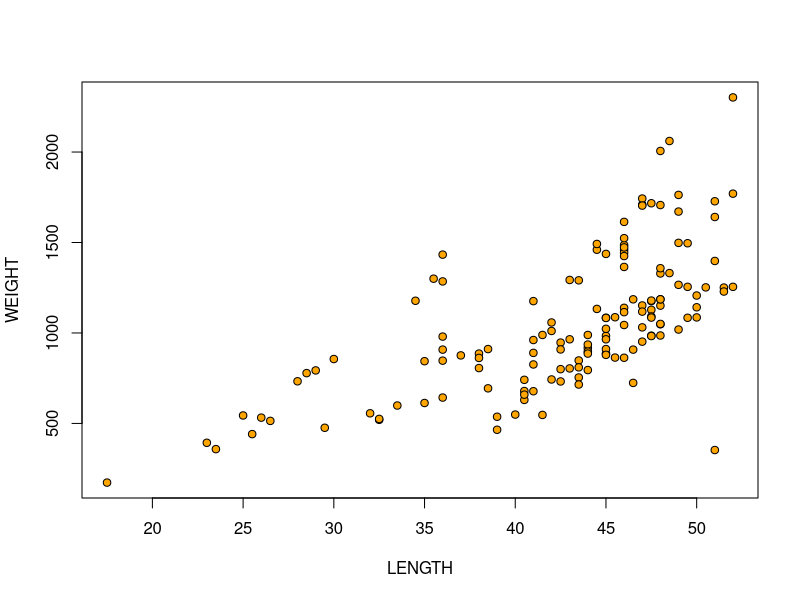
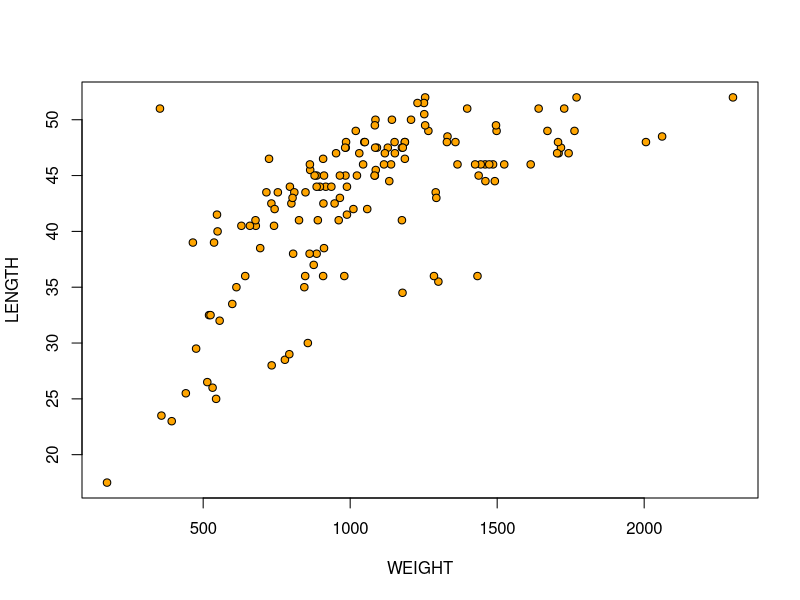
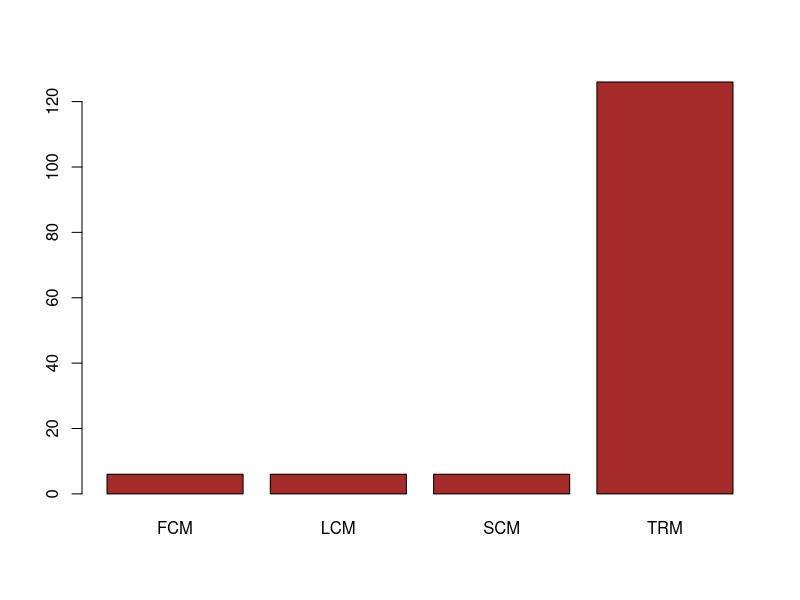
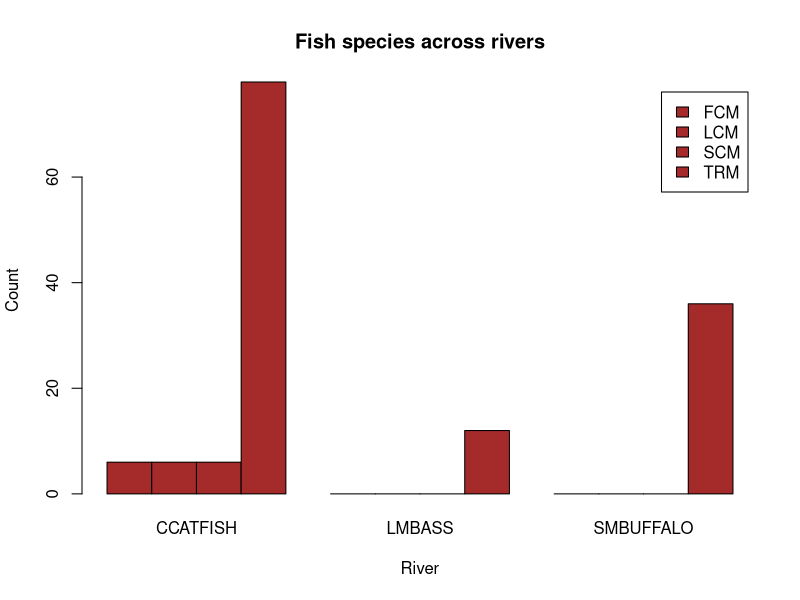
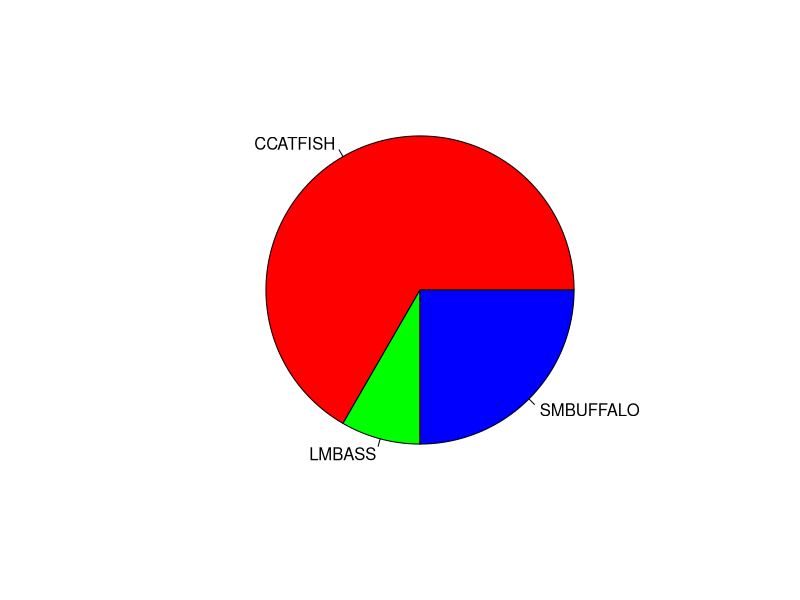
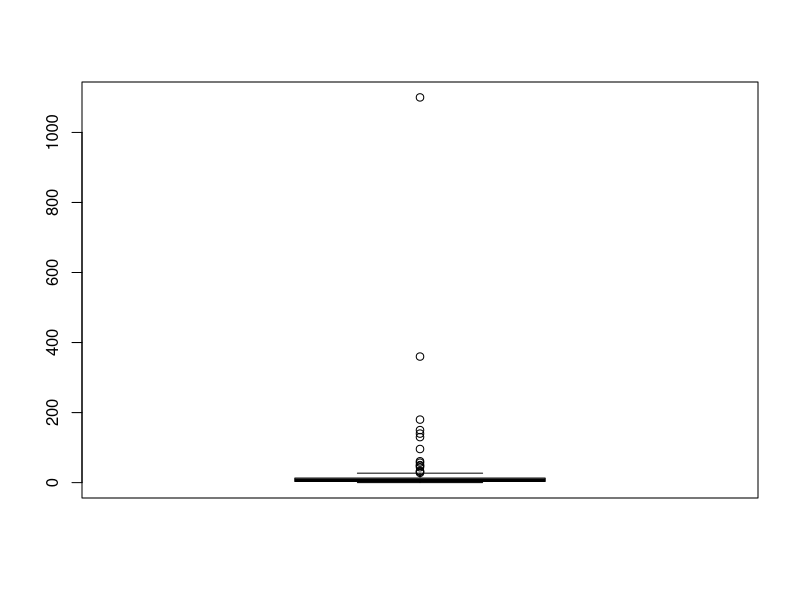
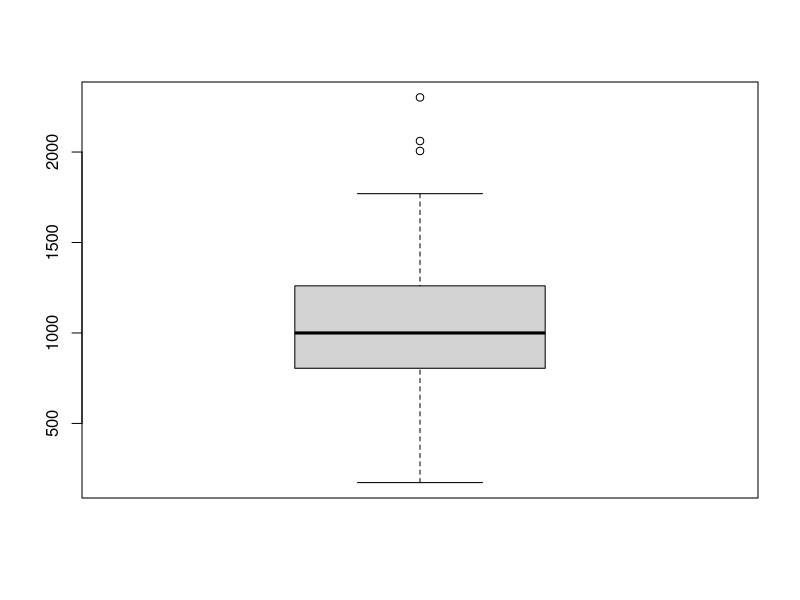
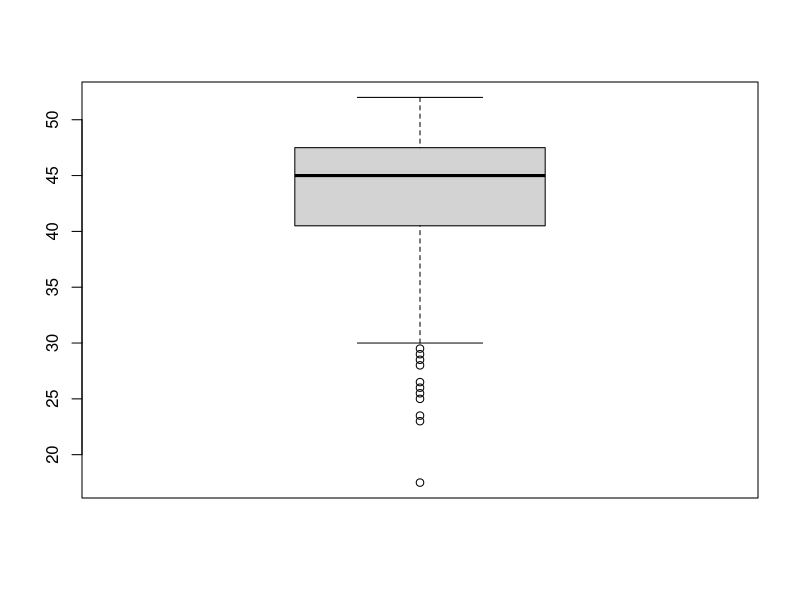

Recreate these plots in R, in order. (Note: this script raises an error after producing the figures.)
# Task 1:
getwd()

# Task 2:
# using some of the given example R code we can read data into my instance of R studio
# Although at this time I'm not sure of what type of data data( the var) is here
# maybe a vector?
data <- read.csv("DDT-1.csv")

# Apply more given code, this gives me an entire row of the .csv file. 2nd arg is number of rows to be returned
head(data,6)

# Task 3:
# This task asks about some metadata about the data object we used above

# Number of species in the data set
length(unique(data$SPECIES))

# subset for large mouth bass with a weight > 800 mg
large_mouth_base_subset <- data[data$SPECIES == "LMBASS" & data$WEIGHT > 800, ]
large_mouth_base_subset

# Now to slice up the data by river and DDT amounts
ddt_and_SMC_river <- data[data$RIVER == "SCM" & data$DDT > 4.0, ]
ddt_and_SMC_river

# Task 4:
# Time to do some math... rock and roll?? (oh nevermind we have functions it seems)

# mean is the average
mean(data$LENGTH) # Wild we can't store this value

# mean_length <- mean(data$LENGTH)
# mean_length does not compile which is odd

# now to calc the standard div and off to the web for documentation!
# Found some here for standard div: https://www.scaler.com/topics/built-in-functions-in-r/

sd(data$WEIGHT)

# Task 5:
# time to start working with plots

# Cook up both plots to compare
with(data, plot(WEIGHT ~ LENGTH, bg = "Orange", pch = 21, cex = 1))
with(data, plot(LENGTH ~ WEIGHT, bg = "Orange", pch = 21, cex = 1))

# a math question now
# if v = 1:20 what is the last value of v/20?

# A vector 1 - 20 then divide every element by 20
v = 1:20
v / 20

# task 5: Table time
river_table = with(data,table(data$RIVER))
river_table

# Now to make the bar plot
barplot(river_table, col = "brown")

# Now to make a crossed table with rivers and fish
crossed_table_river_fish = with(data, table(data$RIVER, data$SPECIES))
crossed_table_river_fish

# create a cross table of river and fish species
crossed_table_river_fish <- table(data$RIVER, data$SPECIES)

# make a barplot
barplot(crossed_table_river_fish,
        beside = TRUE,      # put species side-by-side for each river
        col = "brown",
        legend = TRUE,      # add legend for fish species
        xlab = "River",
        ylab = "Count",
        main = "Fish species across rivers")

# Task 6 Pie chart time!

# make the table
species_pie_table <- table(data$SPECIES)

pie(species_pie_table,col = rainbow(3))

# Task 7: box plots

# for DDT
boxplot(data$DDT)

# for weight
boxplot(data$WEIGHT)

# and for length
boxplot(data$LENGTH)

# Task 8 Coplots:

# Length v weight given river
length_v_weight_coplot = with(data, ifelse(data$SPECIES == "CCATFISH", "red",
                                    ifelse(data$SPECIES == "SMBUFFALO", "green", "blue")))

coplot(LENGTH ~ WEIGHT | RIVER, data=data, col=length_v_weight_coplot)

# Now to plot DDT vs Weight given the species
coplot(DDT ~ WEIGHT| SPECIES, data=data, col=length_v_weight_coplot)


# having some naming issues so time for a new data frame
dataF <- read.csv("DDT-1.csv")

# Task 9 ggplotting
library(ggplot2)
gg_plot_boxplot <- ggplot(dataF, aes(x = SPECIES, y = WEIGHT, fill = RIVER)) + geom_boxplot()
le("Jake Austin Kistler")

gg_plot_boxplot
